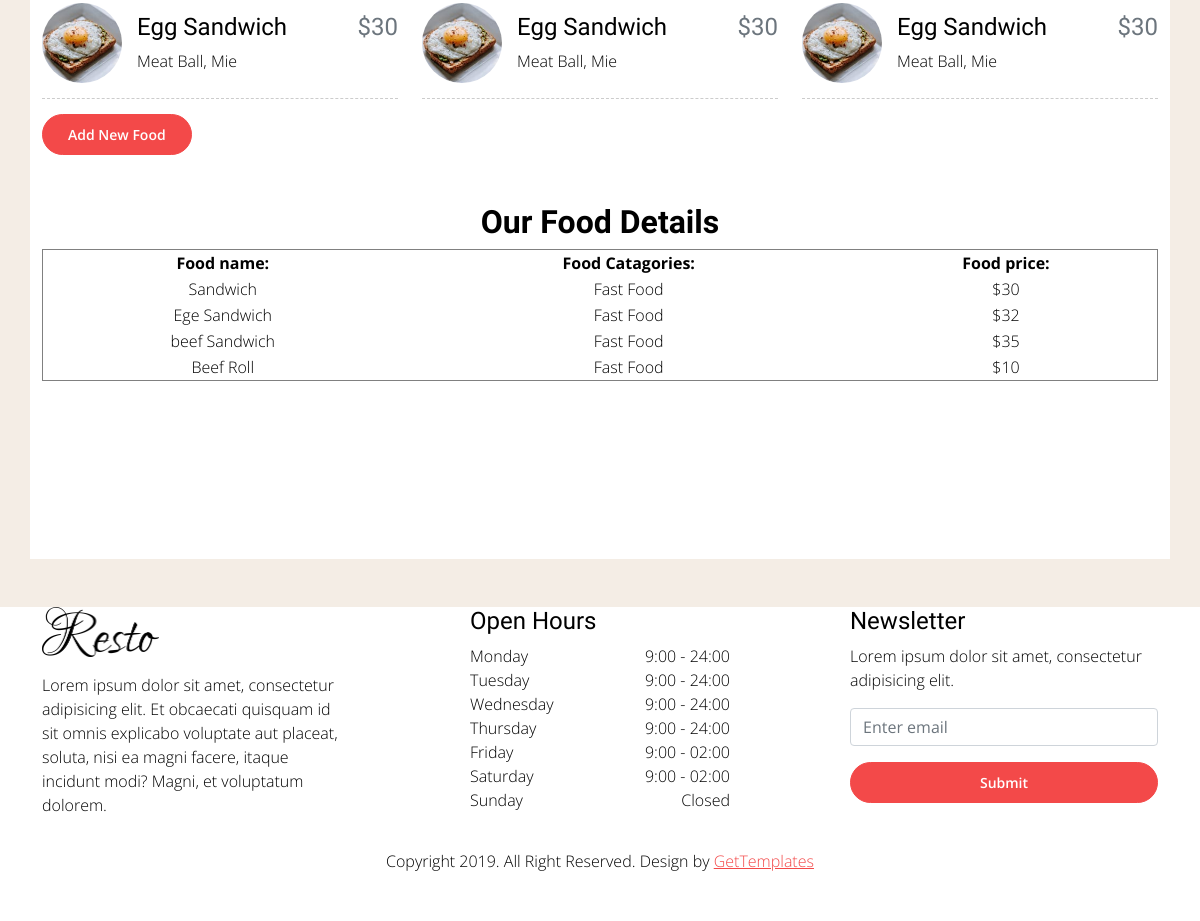
The app's page /menu/ (lower part), older data.
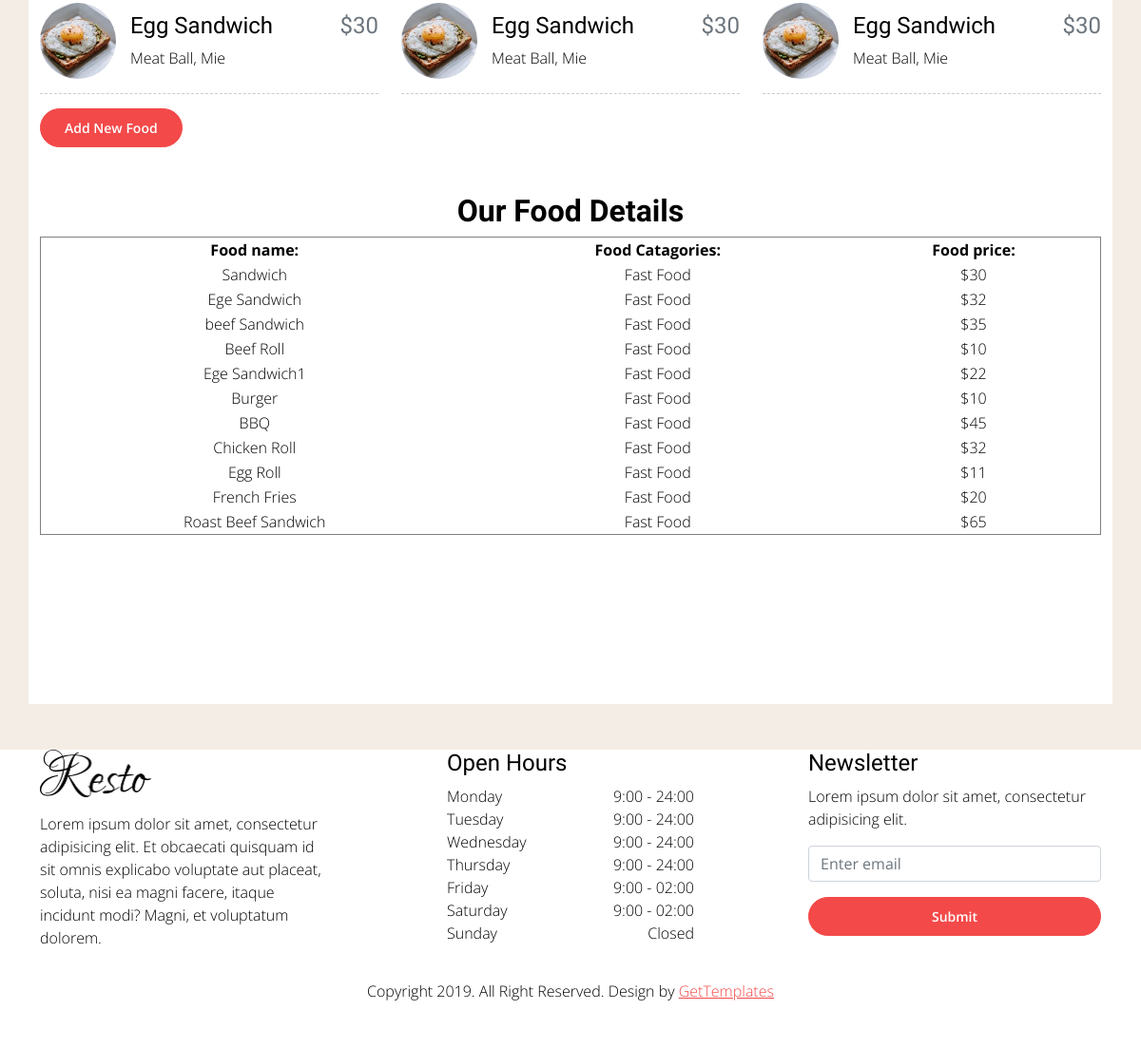
The same page, newer data.
### website_template/models.py (models this page shows, shortened)
class Menu(models.Model):
    Food_name = models.CharField(max_length=100)
    Food_Catagories = models.CharField(max_length=50)
    Food_price = models.IntegerField()

### website_template/views.py (the view)
# urls.py: path('menu/', views.menu, name='menu'),
def menu(request):
    if request.method == 'POST':
        form = MenuForm(request.POST or None)
        if form.is_valid():
            form.save()
            messages.success(request,('Food is added Successfully!'))
    food = Menu.objects.all
    dic = {'text1':'Our Food Details ' , 'food_list': food , 'pr':'$'}
    return render(request,'menu.html', dic)

### templates/menu.html (shortened to what this page needs)
{% extends "base.html" %}
{% block body_block %}
{% load static %}
                <section id="gtco-menu" class="section-padding">
                    <div class="container">
                        <div class="section-content">
                            <div class="row">
                                <div class="col-lg-4 menu-wrap">
                                    <div class="menus d-flex align-items-center">
                                        <div class="menu-img rounded-circle">
                                            <img class="img-fluid" src="{% static 'img/breakfast-1.jpg' %}" alt="">
                                        </div>
                                        <div class="text-wrap">
                                            <div class="row align-items-start">
                                                <div class="col-8">
                                                    <h4>Egg Sandwich</h4>
                                                </div>
                                                <div class="col-4">
                                                    <h4 class="text-muted menu-price">$30</h4>
                                                </div>
                                            </div>
                                            <p>Meat Ball, Mie</p>
                                        </div>
                                    </div>
                                </div>
                                <div class="col-lg-4 menu-wrap">
                                    <div class="menus d-flex align-items-center">
                                        <div class="menu-img rounded-circle">
                                            <img class="img-fluid" src="{% static 'img/breakfast-1.jpg' %}" alt="">
                                        </div>
                                        <div class="text-wrap">
                                            <div class="row align-items-start">
                                                <div class="col-8">
                                                    <h4>Egg Sandwich</h4>
                                                </div>
                                                <div class="col-4">
                                                    <h4 class="text-muted menu-price">$30</h4>
                                                </div>
                                            </div>
                                            <p>Meat Ball, Mie</p>
                                        </div>
                                    </div>
                                </div>
                                <div class="col-lg-4 menu-wrap">
                                    <div class="menus d-flex align-items-center">
                                        <div class="menu-img rounded-circle">
                                            <img class="img-fluid" src="{% static 'img/breakfast-1.jpg' %}" alt="">
                                        </div>
                                        <div class="text-wrap">
                                            <div class="row align-items-start">
                                                <div class="col-8">
                                                    <h4>Egg Sandwich</h4>
                                                </div>
                                                <div class="col-4">
                                                    <h4 class="text-muted menu-price">$30</h4>
                                                </div>
                                            </div>
                                            <p>Meat Ball, Mie</p>
                                        </div>
                                    </div>
                                </div>
                            </div>
                            <div>
                                <button type="button" class="btn btn-primary" data-bs-toggle="modal" data-bs-target="#myModal">
                                Add New Food
                                </button>
                            </div>
                            <div class="row">
                                <div class="col-lg-12 mt-5 mb-5">
                                    <h2 class="text-center">{{ text1 }}</h2>
                                    <table border="1" width=100%>
                                        <tr class="text-center">
                                            <th>Food name:</th>
                                            <th>Food Catagories:</th>
                                            <th>Food price:</th>
                                        </tr>
                                        {% for row in food_list %}
                                        <tr class="text-center">
                                            <td>{{ row.Food_name }}</td>
                                            <td>{{ row.Food_Catagories }}</td>
                                            <td>{{ pr }}{{ row.Food_price }}</td>
                                        </tr>
                                        {% endfor %}
                                    </table>
                                </div>
                            </div>
                        </div>
                    </div>
                </section>
            </div>
            <footer class="mastfoot pb-5 mt-5 bg-white section-padding pb-0">
                <div class="inner container">
                    <div class="row">
                        <div class="col-lg-4">
                            <div class="footer-widget pr-lg-5 pr-0">
                                <img src="{% static 'img/logo.png' %}" class="img-fluid footer-logo mb-3" alt="">
                                <p>Lorem ipsum dolor sit amet, consectetur adipisicing elit. Et obcaecati quisquam id sit omnis explicabo voluptate aut placeat, soluta, nisi ea magni facere, itaque incidunt modi? Magni, et voluptatum dolorem.</p>
                                <nav class="nav nav-mastfoot justify-content-start">
                                    <a class="nav-link" href="#">
                                    </a>
                                    <a class="nav-link" href="#">
                                    </a>
                                    <a class="nav-link" href="#">
                                    </a>
                                </nav>
                            </div>
                        </div>
                        <div class="col-lg-4">
                            <div class="footer-widget px-lg-5 px-0">
                                <h4>Open Hours</h4>
                                <ul class="list-unstyled open-hours">
                                    <li class="d-flex justify-content-between"><span>Monday</span><span>9:00 - 24:00</span></li>
                                    <li class="d-flex justify-content-between"><span>Tuesday</span><span>9:00 - 24:00</span></li>
                                    <li class="d-flex justify-content-between"><span>Wednesday</span><span>9:00 - 24:00</span></li>
                                    <li class="d-flex justify-content-between"><span>Thursday</span><span>9:00 - 24:00</span></li>
                                    <li class="d-flex justify-content-between"><span>Friday</span><span>9:00 - 02:00</span></li>
                                    <li class="d-flex justify-content-between"><span>Saturday</span><span>9:00 - 02:00</span></li>
                                    <li class="d-flex justify-content-between"><span>Sunday</span><span> Closed</span></li>
                                </ul>
                            </div>
                        </div>
                        <div class="col-lg-4">
                            <div class="footer-widget pl-lg-5 pl-0">
                                <h4>Newsletter</h4>
                                <p>Lorem ipsum dolor sit amet, consectetur adipisicing elit.</p>
                                <form id="newsletter">
                                    <div class="form-group">
                                        <input type="email" class="form-control" id="emailNewsletter" aria-describedby="emailNewsletter" placeholder="Enter email">
                                    </div>
                                    <button type="submit" class="btn btn-primary w-100">Submit</button>
                                </form>
                            </div>
                        </div>
                        <div class="col-md-12 d-flex align-items-center">
                            <p class="mx-auto text-center mb-0">Copyright 2019. All Right Reserved. Design by <a href="https://gettemplates.co" target="_blank">GetTemplates</a></p>
                        </div>
                    </div>
                </div>
            </footer>
{% endblock %}

### templates/base.html (shortened to what this page needs)
{% load static %}
<!DOCTYPE html>
<html lang="en">
    <head>
        <link rel="stylesheet" href="{% static 'vendor/bootstrap/bootstrap.min.css' %}">
        <link rel="stylesheet" href="{% static 'vendor/select2/select2.min.css' %}">
        <link rel="stylesheet" href="{% static 'vendor/owlcarousel/owl.carousel.min.css' %}">
        <link rel="stylesheet" href="https://cdn.rawgit.com/noelboss/featherlight/1.7.13/release/featherlight.min.css">
        <link rel="stylesheet" href="https://cdnjs.cloudflare.com/ajax/libs/tempusdominus-bootstrap-4/5.0.1/css/tempusdominus-bootstrap-4.min.css">
        <link rel="stylesheet" href="https://cdnjs.cloudflare.com/ajax/libs/font-awesome/5.8.1/css/brands.css">
        <link href="https://cdn.jsdelivr.net/npm/bootstrap@5.0.2/dist/css/bootstrap.min.css" rel="stylesheet">
        <link rel="stylesheet" href="https://cdn.linearicons.com/free/1.0.0/icon-font.min.css">
        <link rel="stylesheet" href="{% static 'css/style.min.css' %}">
    </head>
    <body data-spy="scroll" data-target="#navbar">
            <div class="boxed-page">
                {% block body_block %}
                {% endblock %}
    </body>
</html>

Row changes from the older to the newer data that the page shows:
added Menu: Food_name "Ege Sandwich1", Food_Catagories "Fast Food", pr "$", Food_price "22"
added Menu: Food_name "Burger", Food_Catagories "Fast Food", pr "$", Food_price "10"
added Menu: Food_name "BBQ", Food_Catagories "Fast Food", pr "$", Food_price "45"
added Menu: Food_name "Chicken Roll", Food_Catagories "Fast Food", pr "$", Food_price "32"
added Menu: Food_name "Egg Roll", Food_Catagories "Fast Food", pr "$", Food_price "11"
added Menu: Food_name "French Fries", Food_Catagories "Fast Food", pr "$", Food_price "20"
added Menu: Food_name "Roast Beef Sandwich", Food_Catagories "Fast Food", pr "$", Food_price "65"
